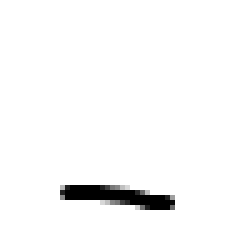
#> input picture handwriting/training-data/_/000.png, 50 x 50 px, given in place of k0.png, which was not available (shown 5 times larger)
$ jupyter execute --allow-errors neural_net_handwriting.ipynb   (shell and % lines are left out)   (Python 2 division)   (older library calls are emulated)
#> lines starting #> are read from the running program, lines starting #| are printed output that depends on the picture; pictures that were not available may be replaced by others from this repository, and a replacement may not be noted
[cell 1]
# This notebook is an attempt to train a neural net to recognize my handwriting.
#
# Currently this implementation can only detect a letter "k" between "k", "o" or "_".
#
# The network is trained on positive samples "k" and negative samples "o".
#
# As far as I was experimenting, this does not work well if you train the network with more "negatives"
# (e.g. training for "k" which includes "_", "r", etc. ).
#
# It's good to note that the training data are only the inverse of the pixel intensity and the images are actually
# scaled down to have a smaller number of features.
#
# Overall, I'm pretty sure this is not the proper way to go about this, but it's a fun thing to play with anyway. :-)

import numpy as np

# Represents a class for a specific recognition function.
class NeuralNet:
  def __init__(self, name="NeuralNet"):
    self.name = name
    self._random_seed = 1
    self._synapses = []

  def _nonlin(self, x, deriv=False):
    if deriv:
      return x*(1-x)
    return 1/(1+np.exp(-x))

  def train(self, X, Y, iterations = 50000):
    np.random.seed(self._random_seed)

    # Initialize weights with random values.
    syn0 = 2 * np.random.random(X.shape[::-1]) - 1
    syn1 = 2 * np.random.random(Y.shape) - 1

    for j in xrange(iterations):
      # Feed forward through layers 0, 1, and 2
      l0 = X
      l1 = self._nonlin(np.dot(l0, syn0))
      l2 = self._nonlin(np.dot(l1, syn1))

      # how much did we miss the target value?
      l2_error = Y - l2

      if (j % 5000) == 0:
          print "Error:" + str(np.mean(np.abs(l2_error)))

      # in what direction is the target value?
      # were we really sure? if so, don't change too much.
      l2_delta = l2_error * self._nonlin(l2, deriv=True)

      # how much did each l1 value contribute to the l2 error (according to the weights)?
      l1_error = l2_delta.dot(syn1.T)

      # in what direction is the target l1?
      # were we really sure? if so, don't change too much.
      l1_delta = l1_error * self._nonlin(l1, deriv=True)

      syn1 += l1.T.dot(l2_delta)
      syn0 += l0.T.dot(l1_delta)
      self._synapses = [syn0, syn1]

  """ Output the probability of the input data being the letter the network was trained for"""
  def recognize(self, data):
    layer = data
    for syn in self._synapses:
       layer = self._nonlin(np.dot(layer, syn))

    return layer[0]

[cell 2]
# Loading image
from io import BytesIO
from matplotlib import pyplot


from PIL import Image
import os

training_data_dir = os.path.join(os.getcwd(), "handwriting", "training-data")

im = Image.open(os.path.join(training_data_dir, "k", "k0.png"))
#> im is the input picture: PIL image 50x50 RGB; min 0, max 255, mean 248.2

def image_to_intensity(im):
  im.convert('LA')
  return [1 - np.average(color)/255 for color in list(im.getdata())]

# print image_to_intensity(im)

pyplot.imshow(np.asarray(im))

[cell 3]
# Show all samples for a given letter
def get_handwriting_training_files(letter):
  directory = os.path.join(training_data_dir, letter)
  for (dirpath, dirnames, filenames) in os.walk(directory):
    for filename in filenames:
      yield os.path.join(directory, filename)

list(get_handwriting_training_files("k"))

for filename in get_handwriting_training_files("k"):
  im = Image.open(filename)
  pyplot.figure()
  pyplot.imshow(im)

[cell 4]
# Load all samples of a letter to a format suitable for the neural network

def get_handwriting_training_data(letter):
   for filename in get_handwriting_training_files(letter):
      im = Image.open(filename)
      im.thumbnail((16,16), Image.ANTIALIAS)
      data = image_to_intensity(im)
      yield data


for sample in get_handwriting_training_data("k"):
  print sample
  break

[cell 5]
# Create a neural net for a single example
net_k = NeuralNet("k")

positive = get_handwriting_training_data("k")
negative = get_handwriting_training_data("o")

inputs = []
outputs = []
for sample in positive:
  inputs.append(sample)
  outputs.append([1])

for sample in negative:
  inputs.append(sample)
  outputs.append([0])

X = np.array(inputs)
Y = np.array(outputs)


print X.shape[::-1], Y.shape
#> (the rest of this cell did not finish here and is left out)


[cell 6]
def recognize(net, letter, max = 10, threshold = 0.2):
  i = 0
  print
  print "Recognizing letter", letter, "with neural-network ", net.name
  for new_sample in get_handwriting_training_data(letter):
    certainty = net_k.recognize(new_sample)
    print "%.2f" % (certainty*100), "%",

    if 1 - certainty < threshold:
      print "It's a", net.name
    elif certainty < threshold:
      print "It's something else"
    else:
      print "Not sure..."

    i += 1
    if i > max:
      break

recognize(net_k, "k-bold")
recognize(net_k, "o")
recognize(net_k, "o-bold")
recognize(net_k, "_")
#> in image_to_intensity, `im.convert('LA')`:
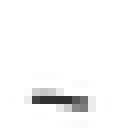
#> im: PIL image 16x16 RGB (shown 8 times larger); min 47, max 255, mean 247.5
#> in recognize, `layer = data`: layer = 256 values, max 0.816 at index 199, min 0 at index 0, mean 0.0294
#| 0.00 %
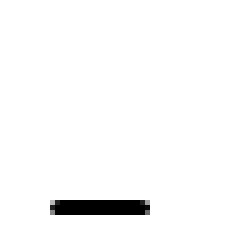
#> input picture handwriting/training-data/_/001.png, 50 x 50 px (shown 5 times larger)
#> in image_to_intensity (call 2), `im.convert('LA')`:
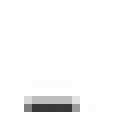
#> im: PIL image 16x16 RGB (shown 8 times larger); min 54, max 255, mean 248.5
#> pass 2 of the loop in recognize, `for new_sample in get_handwriting_training_data(letter):`:
#| 0.00 %
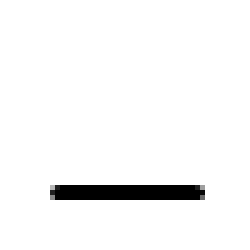
#> input picture handwriting/training-data/_/002.png, 50 x 50 px (shown 5 times larger)
#> in image_to_intensity (call 3), `im.convert('LA')`:
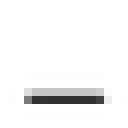
#> im: PIL image 16x16 RGB (shown 8 times larger); min 49, max 255, mean 245
